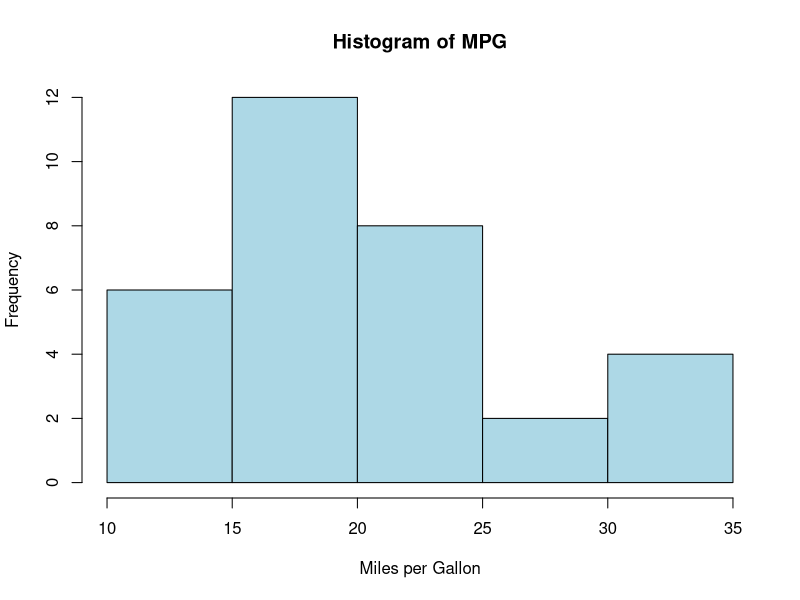
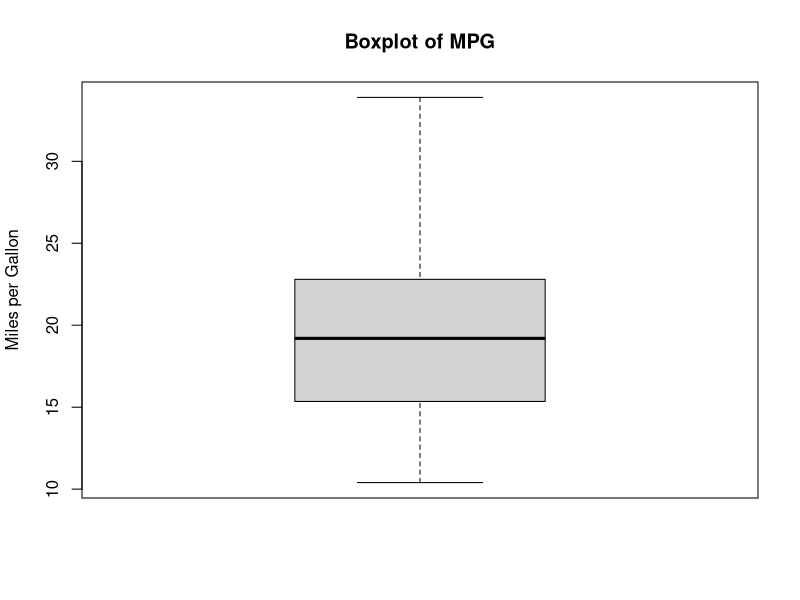
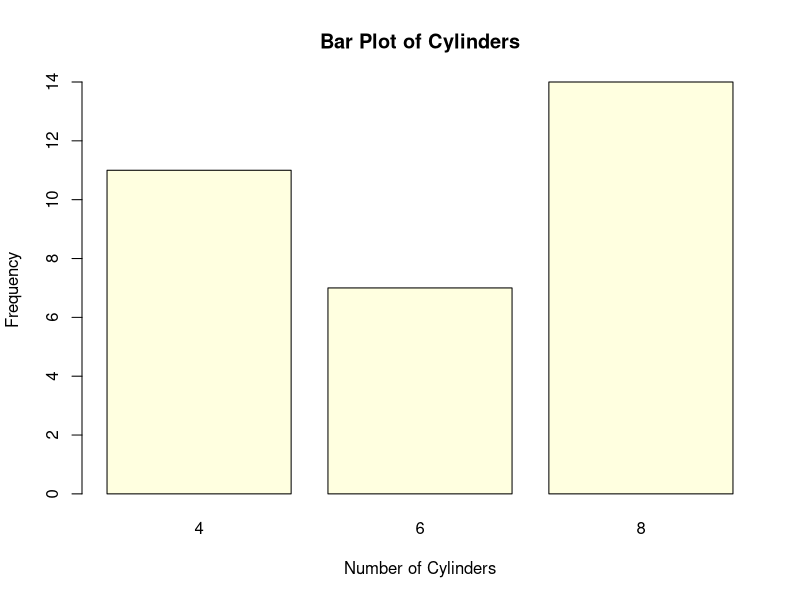
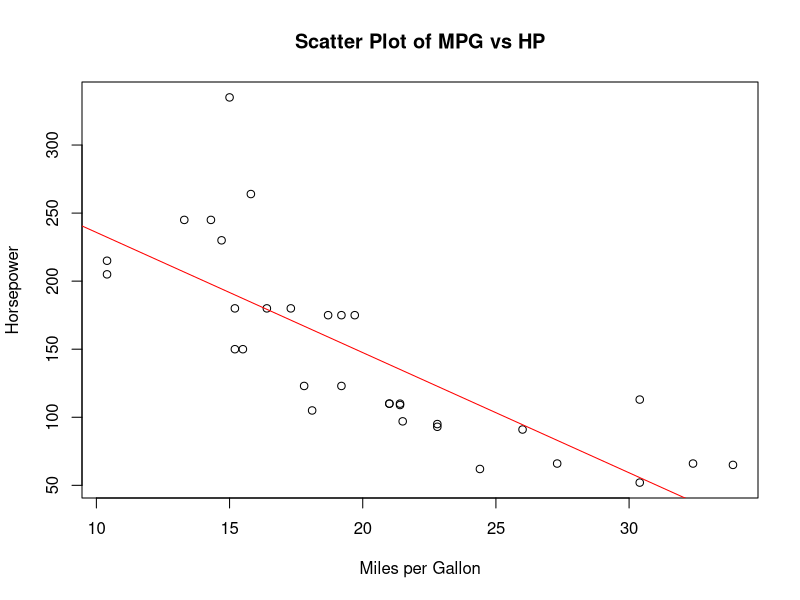
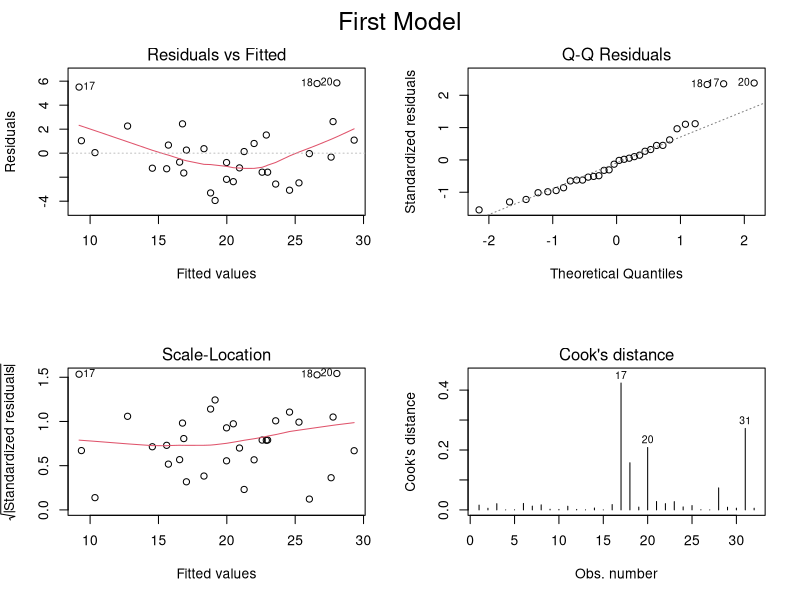
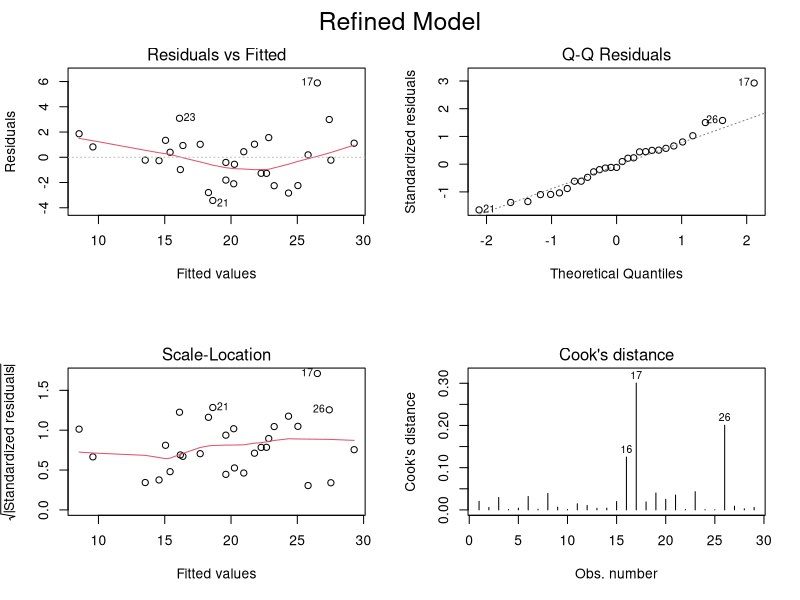
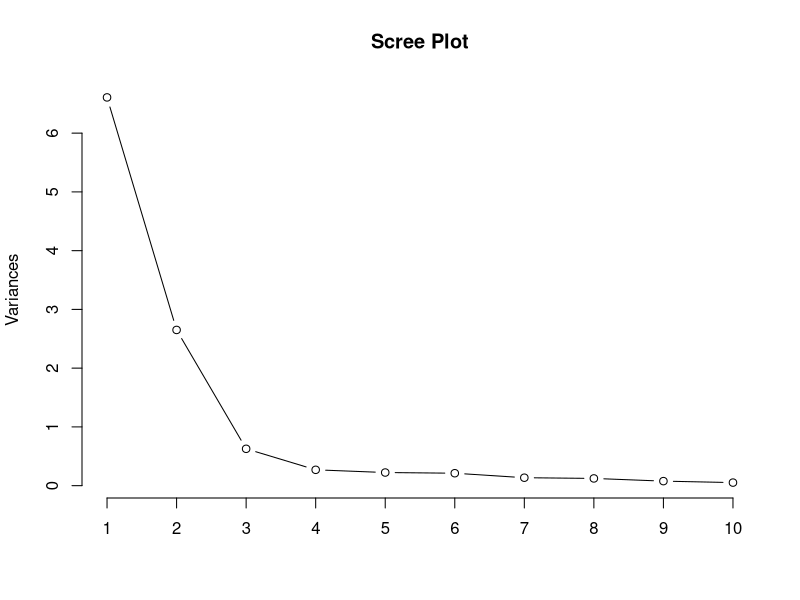
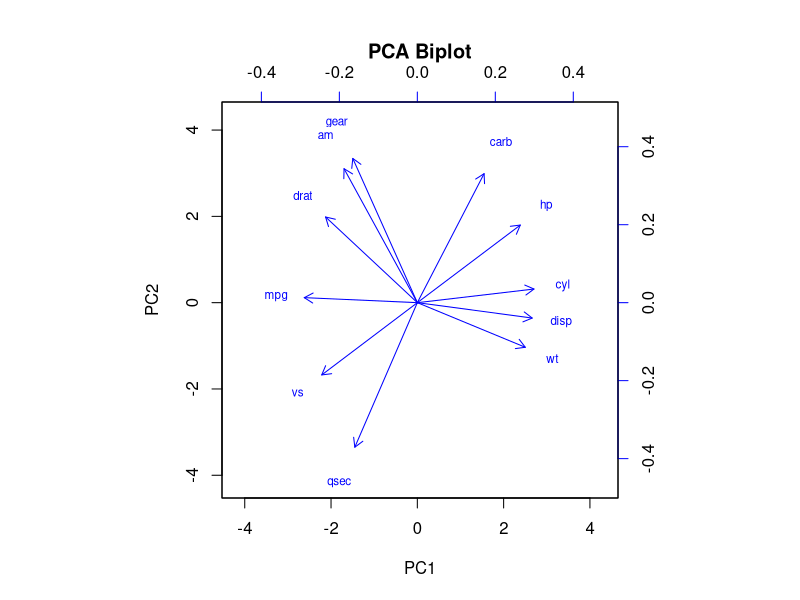

Reproduce these figures in R, in order.
# Load the dataset
data(mtcars)

# Display the structure of the dataset
str(mtcars)

# Summary statistics for mpg
mpg_stats <- summary(mtcars$mpg)
mpg_sd <- sd(mtcars$mpg)

print(mpg_stats)
print(paste("Standard Deviation:", mpg_sd))

# Histogram
hist(mtcars$mpg, main="Histogram of MPG", xlab="Miles per Gallon", col="lightblue", border="black",breaks='Sturges')

# Boxplot
boxplot(mtcars$mpg, main="Boxplot of MPG", ylab="Miles per Gallon")

# Bar plot for cylinders
barplot(table(mtcars$cyl), main="Bar Plot of Cylinders", xlab="Number of Cylinders", ylab="Frequency", col="lightyellow")

# Pearson correlation between mpg and hp
cor_mpg_hp <- cor(mtcars$mpg, mtcars$hp)
print(paste("Pearson Correlation between mpg and hp:", cor_mpg_hp))

# Scatter plot with trend line
plot(mtcars$mpg, mtcars$hp, main="Scatter Plot of MPG vs HP", xlab="Miles per Gallon", ylab="Horsepower")
abline(lm(mtcars$hp ~ mtcars$mpg), col="red")  # Add trend line

# Fit a linear regression model
model <- lm(mpg ~ hp + wt, data=mtcars)

# Display the summary of the model
summary(model)
par(mfrow=c(2,2))
plot(model, which=1:4, labels.id=NULL) 
mtext("First Model", side = 3, outer = TRUE, line = -2, cex = 1.5)

#---------
influential_points <- c(17,20,31)
# Remove Influential Points
mtcars_clean <- mtcars[-influential_points, ]

# Re-run the Regression Model
model_updated <- lm(mpg ~ hp + wt, data=mtcars_clean)
summary(model_updated)

# Re-check Diagnostics
par(mfrow=c(2, 2))  # Reset 2x2 plot layout
plot(model_updated, which=1:4, labels.id=NULL)
mtext("Refined Model", side = 3, outer = TRUE, line = -2, cex = 1.5)
#---------


# Perform PCA on the numerical columns
pca <- prcomp(mtcars[, sapply(mtcars, is.numeric)], scale=TRUE)

# Plot the explained variance
par(mfrow=c(1,1))


plot(pca, type="l", main="Scree Plot")
summary(pca)
# Biplot of the first two principal components
biplot(pca, scale=0, main="PCA Biplot", cex=0.7, col=c("black", "blue"), xlabs=rep("", nrow(mtcars)))






